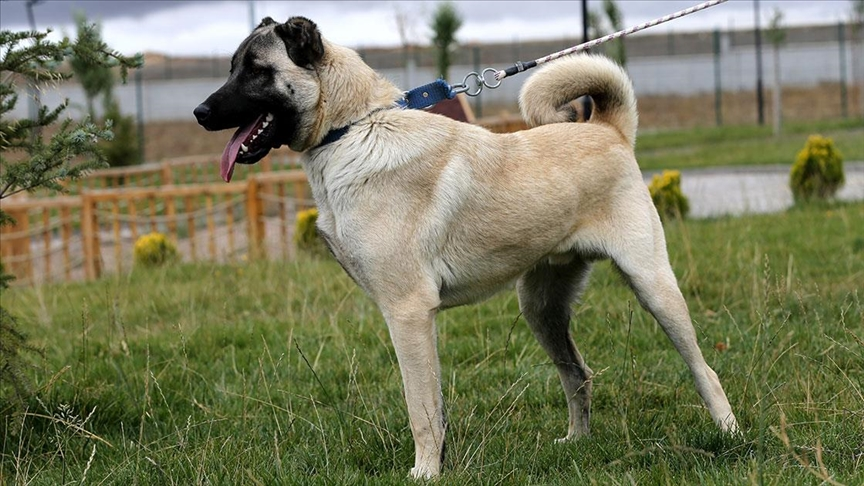
#> input picture kangal.jpg, 864 x 486 px
$ python vize_hazirlik.py
#> lines starting #> are read from the running program, lines starting #| are printed output that depends on the picture
# [112 lines of commented-out code are left out]


import cv2
import numpy as np

# Görüntüyü oku
img = cv2.imread("kangal.jpg", cv2.IMREAD_GRAYSCALE)
#> img: shape (486, 864); min 0, max 255, mean 118.6
cv2.imshow("Original Image", img)

# Sobel Gradient
rows, cols = img.shape
#> rows = 486; cols = 864
gradient_x = np.zeros_like(img, dtype=np.float32)
gradient_y = np.zeros_like(img, dtype=np.float32)

for i in range(1, rows-1):
    for j in range(1, cols-1):
        gradient_x[i, j] = img[i-1, j-1] - img[i-1, j+1] + 2*(img[i, j-1] - img[i, j+1]) + img[i+1, j-1] - img[i+1, j+1]
        gradient_y[i, j] = img[i-1, j-1] + 2*img[i-1, j] + img[i-1, j+1] - img[i+1, j-1] - 2*img[i+1, j] - img[i+1, j+1]
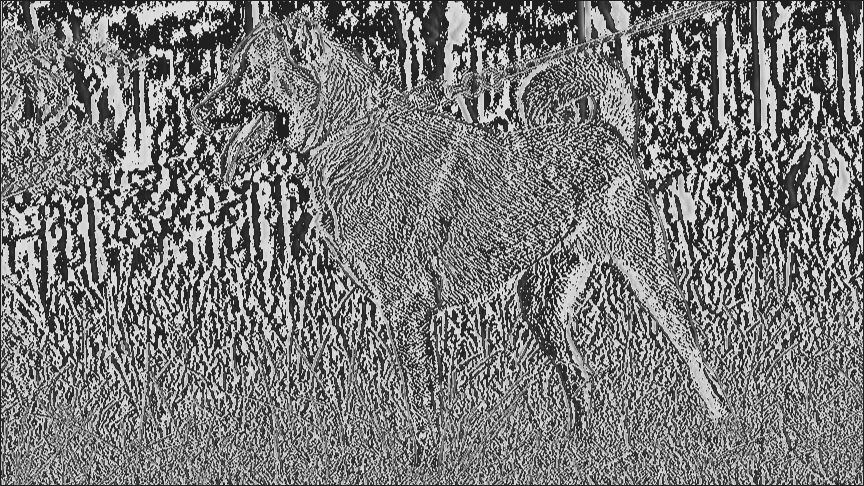
#> gradient_x: shape (486, 864) float32; min -123, max 887, mean 361.3; drawn with min black and max white
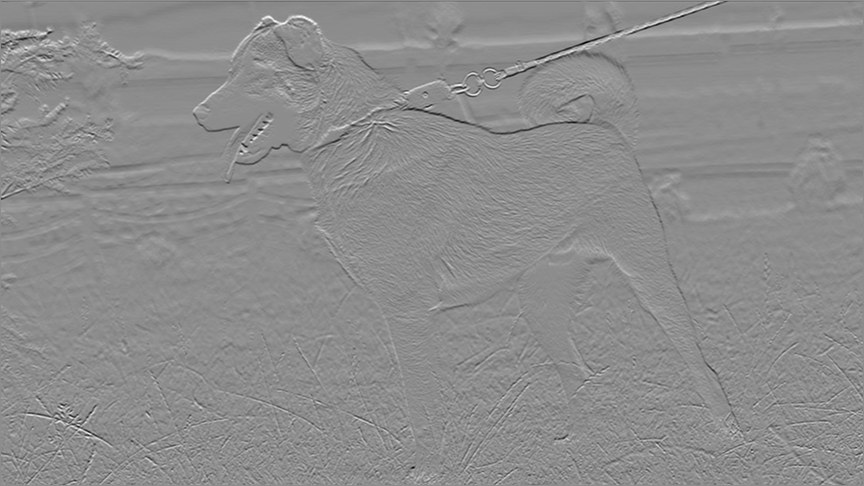
#> gradient_y: shape (486, 864) float32; min -900, max 730, mean 1.5; drawn with min black and max white

magnitude_gradient = np.sqrt(gradient_x**2 + gradient_y**2)
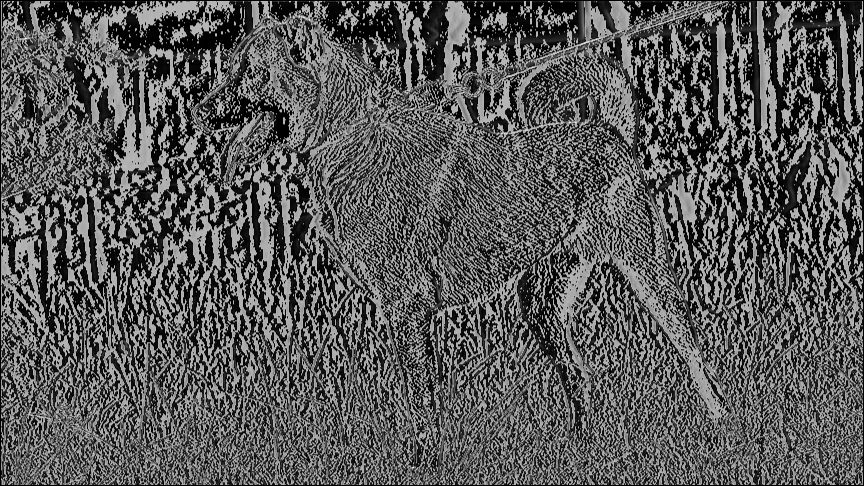
#> magnitude_gradient: shape (486, 864) float32; min 0, max 1069.3, mean 373.6; drawn with min black and max white

cv2.imshow("Gradient X", cv2.convertScaleAbs(gradient_x))
cv2.imshow("Gradient Y", cv2.convertScaleAbs(gradient_y))
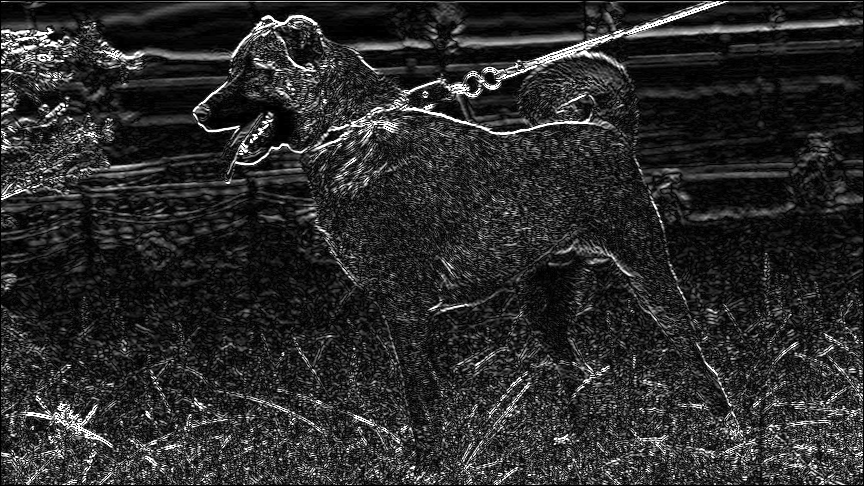
#> window 'Gradient Y': shape (486, 864); min 0, max 255, mean 42.7
cv2.imshow("Magnitude Gradient", cv2.convertScaleAbs(magnitude_gradient))
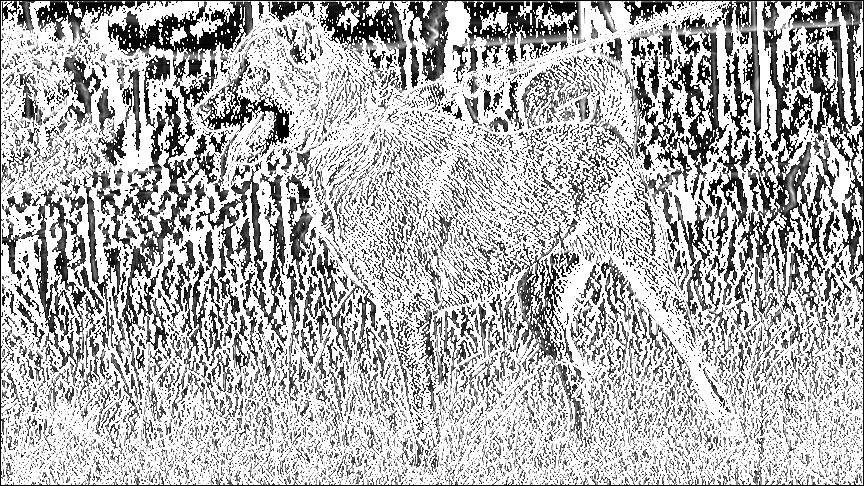
#> window 'Magnitude Gradient': shape (486, 864); min 0, max 255, mean 178.6

# Laplacian
laplacian = np.zeros_like(img, dtype=np.float32)

for i in range(1, rows-1):
    for j in range(1, cols-1):
        laplacian[i, j] = img[i-1, j] + img[i, j-1] - 4*img[i, j] + img[i, j+1] + img[i+1, j]
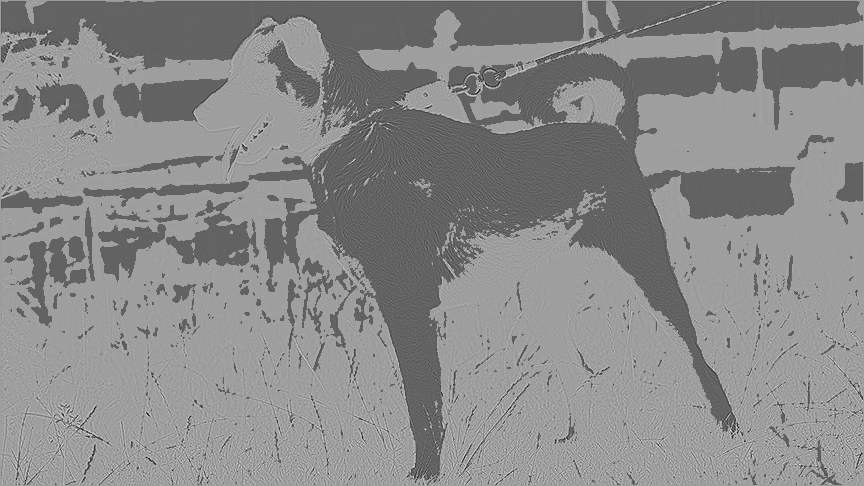
#> laplacian: shape (486, 864) float32; min -681, max 413, mean -89; drawn with min black and max white

cv2.imshow("Laplacian", cv2.convertScaleAbs(laplacian))
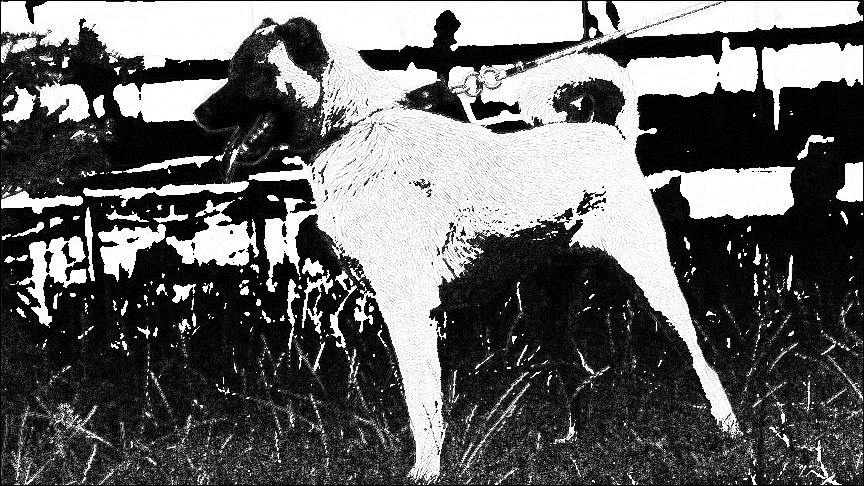
#> window 'Laplacian': shape (486, 864); min 0, max 255, mean 100.8

cv2.waitKey(0)
cv2.destroyAllWindows()

$ run again, with renk.png saved as kangal.jpg
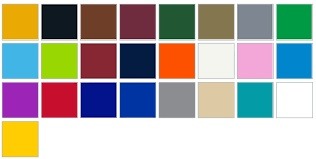
#> input picture renk.png, 316 x 159 px
#> after the loop `for i in range(1, rows-1):`:
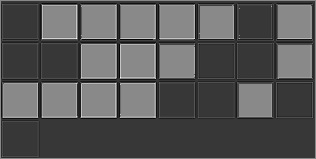
#> laplacian: shape (159, 316) float32; min -430, max 366, mean -159.6; drawn with min black and max white
#> `cv2.imshow("Laplacian", cv2.convertScaleAbs(laplacian))`:
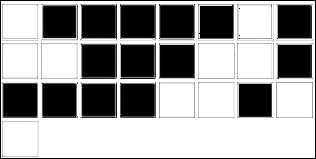
#> window 'Laplacian': shape (159, 316); min 0, max 255, mean 159.5
